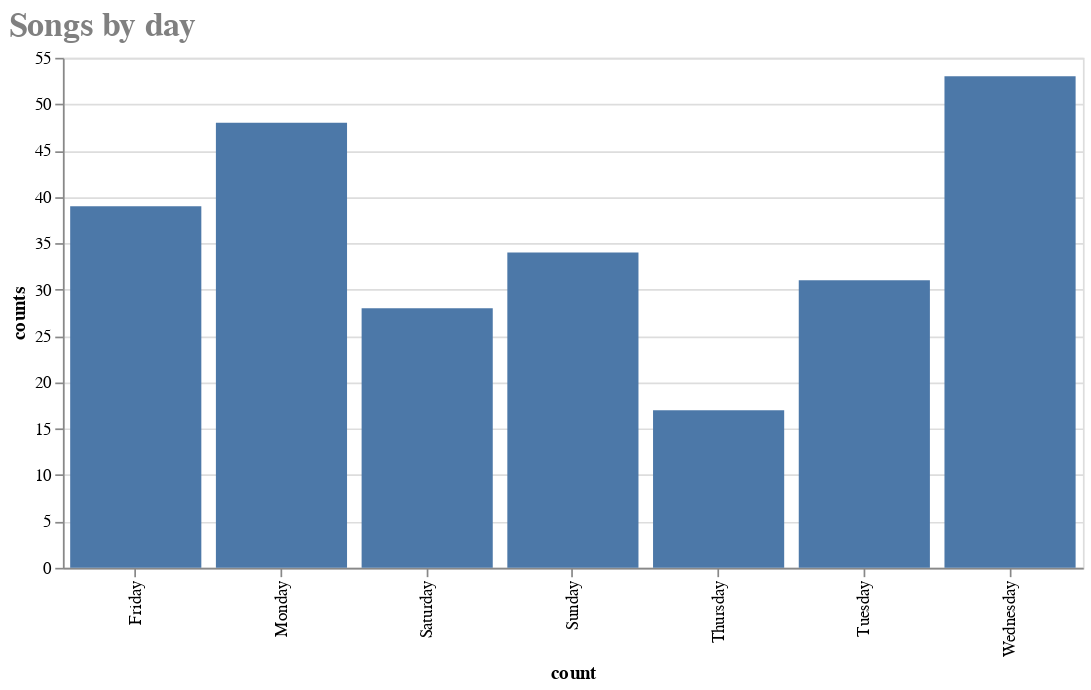

The notebook cell saved with this chart:
### Code cell
alt.Chart(dayname_counts).mark_bar().encode(
    x=alt.X('day:N',title='count'),
    y=alt.Y('counts:Q')
    
).properties(
    width=600,
    title = 'Songs by day'
    
).configure_title(
    align='right',
    fontSize=20,
    font='Courier',
    anchor='start',
    color='gray',
    
)

### Figure 1 — Vega-Lite specification as saved in the notebook (floating-point values rounded to 4 significant figures)
{"config": {"view": {"continuousWidth": 400, "continuousHeight": 300}, "title": {"align": "right", "anchor": "start", "color": "gray", "font": "Courier", "fontSize": 20}}, "data": {"name": "data-c44492dc5c04f538937a31336637e46f"}, "mark": "bar", "encoding": {"x": {"type": "nominal", "field": "day", "title": "count"}, "y": {"type": "quantitative", "field": "counts"}}, "title": "Songs by day", "width": 600, "$schema": "https://vega.github.io/schema/vega-lite/v4.8.1.json", "datasets": {"data-c44492dc5c04f538937a31336637e46f": [{"day": "Wednesday", "counts": 53}, {"day": "Monday", "counts": 48}, {"day": "Friday", "counts": 39}, {"day": "Sunday", "counts": 34}, {"day": "Tuesday", "counts": 31}, {"day": "Saturday", "counts": 28}, {"day": "Thursday", "counts": 17}]}}
